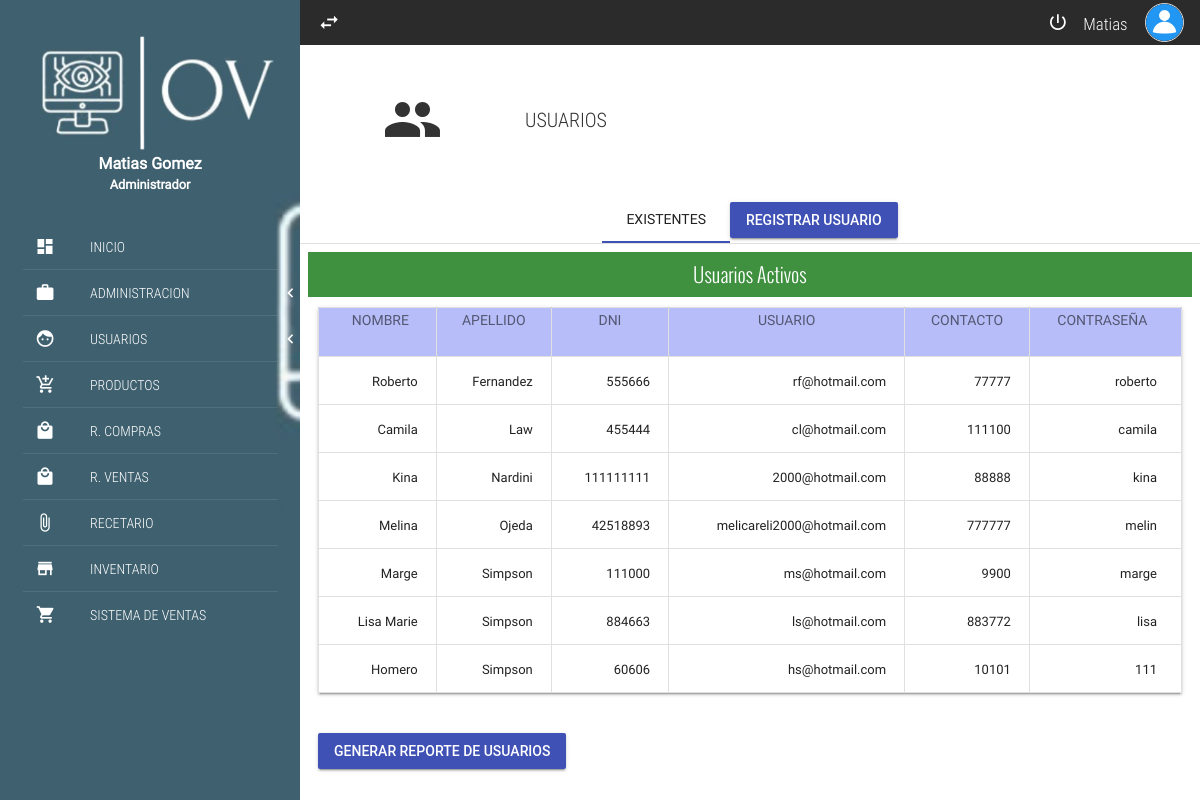
/SFI-V2-master/users.php (signed in), run on the app's committed database.
### tables this page shows
CREATE TABLE `usuario` (
  `DNI_U` int(11) NOT NULL,
  `ID_JER` int(11) NOT NULL,
  `ID_PROV` int(11) NOT NULL,
  `CONTRASENA` varchar(15) NOT NULL,
  `NOMBRE` varchar(20) NOT NULL,
  `APELLIDO` varchar(20) NOT NULL,
  `USUARIO` varchar(30) NOT NULL,
  `CONTACTO` int(11) NOT NULL,
  `DOMICILIO` varchar(40) NOT NULL,
  `CIUDAD` varchar(40) NOT NULL,
  `Disponibilidad` int(11) NOT NULL
);

### SFI-V2-master/funciones/mostrarUser.php (called while the page is built)
<?php
function ListarUsuarios($vConexion) {
    $Listado=array();
    $SQL = "SELECT u.nombre, u.apellido, u.DNI_U, u.usuario, u.contacto, u.Disponibilidad, u.Contrasena
    FROM usuario u, jerarquia j
    WHERE u.id_jer=j.id_jer AND u.id_jer = 2
    ORDER BY u.apellido ASC";
     $rs = mysqli_query($vConexion, $SQL);
     $i=0;
    while ($data = mysqli_fetch_array($rs)) {
            $Listado[$i]['NOM_U'] = $data['nombre'];
            $Listado[$i]['APE_U'] = $data['apellido'];
            $Listado[$i]['DNIuser'] = $data['DNI_U'];
            $Listado[$i]['USER'] = $data['usuario'];
            $Listado[$i]['CON_U'] = $data['contacto'];
            $Listado[$i]['DISPO_U'] = $data['Disponibilidad'];
            $Listado[$i]['CONTRA_U'] = $data['Contrasena'];
            $i++;
    }
    return $Listado;
}
?>

### SFI-V2-master/users.php (the view, shortened to what this page needs)
<?php
$MiConexion=ConexionBD();
require_once 'funciones/mostrarUser.php';
$ListadoUser = ListarUsuarios($MiConexion);
$CantidadUsers = count($ListadoUser);
 ?>
<!DOCTYPE html>
<html lang="es">
<head>
	<link rel="stylesheet" href="css/normalize.css">
	<link rel="stylesheet" href="css/sweetalert2.css">
	<link rel="stylesheet" href="css/material.min.css">
	<link rel="stylesheet" href="css/material-design-iconic-font.min.css">
	<link rel="stylesheet" href="css/jquery.mCustomScrollbar.css">
	<link rel="stylesheet" href="css/main.css">
</head>
<body>
<?php require_once 'inc/barralateral.inc.php';  ?>
	<section class="full-width pageContent">
		<?php require_once 'inc/barranav.inc.php'; ?>
		<section class="full-width header-well">
			<div class="full-width header-well-icon">
				<i class="zmdi zmdi-accounts"></i>
			</div>
			<div class="full-width header-well-text">
				<p class="text-condensedLight">
					USUARIOS
				</p>
			</div>
		</section>
		<div class="mdl-tabs mdl-js-tabs mdl-js-ripple-effect">
			<div class="mdl-tabs__tab-bar">
				<a href="#tabListClient" class="mdl-tabs__tab is-active">EXISTENTES</a>
				<div class="panel-tittle text-center"><a href="registrarusuario.php" class="mdl-button mdl-js-button mdl-button--raised mdl-button--colored">REGISTRAR USUARIO</a></div>
			</div>
			<div class="mdl-tabs__panel is-active" id="tabListClient">
				<div class="mdl-grid">
							<div class="full-width panel-tittle bg-success text-center tittles">
								Usuarios Activos
							</div>
							<div class="full-width panel-content">
					<table id="miTabla" cellpadding="100" cellspacing="100" border="3" class="mdl-data-table mdl-js-data-table mdl-shadow--2dp full-width table-responsive-scroll">
							<thead>
							<tr class="color">
								<th onclick="sortTable(0, this)"><p class="text-center">NOMBRE</p></th>
								<th onclick="sortTable(1, this)"><p class="text-center">APELLIDO</p></th>
								<th onclick="sortTable(2, this)"><p class="text-center">DNI</p></th>
								<th onclick="sortTable(3, this)"><p class="text-center">USUARIO</p></th>
								<th onclick="sortTable(4, this)"><p class="text-center">CONTACTO</p></th>
								 <?php if ($_SESSION['Usuario_id_jer'] == 1 || $_SESSION['Usuario_id_jer'] == 4) { ?>
								<th onclick="sortTable(4, this)"><p class="text-center">CONTRASEÑA</p></th>
								<?php } ?>
							</tr>
						</thead>
						<tbody>
						<?php
							for ($i = 0; $i < $CantidadUsers; $i++) { ?>
						<?php	if ($ListadoUser[$i]['DISPO_U'] != 0) {  ?>
								<tr>
											<td ><?php echo $ListadoUser[$i]['NOM_U']; ?></td>
											<td ><?php echo $ListadoUser[$i]['APE_U']; ?></td>
											<td ><?php echo $ListadoUser[$i]['DNIuser']; ?></td>
											<td ><?php echo $ListadoUser[$i]['USER']; ?></td>
											<td ><?php echo $ListadoUser[$i]['CON_U']; ?></td>
											<?php if ($_SESSION['Usuario_id_jer'] == 1 || $_SESSION['Usuario_id_jer'] == 4) { ?>
								<td ><?php echo $ListadoUser[$i]['CONTRA_U']; ?></td>
								<?php } ?>
									</tr>
								<?php } ?>
								<?php } ?>
									</div>
<br>
<br>
<button onclick="window.open('Reportes/reporteUser.php', '_blank')" class="mdl-button mdl-js-button mdl-button--raised mdl-button--colored">Generar reporte de usuarios</button>
<br>
<br>
								</div>
							</div>
						</div>
	</section>
</body>
</html>

### SFI-V2-master/css/main.css (style rules this page uses)
:root { --color-text: #3F51B5; --primary-color: #2B2B2C; --acent-color: #DB763B; }
html, body { width: 100%; height: 100%; margin: 0; padding: 0; font-size: 16px; font-family: "RobotoRegular"; position: relative; background-color: blueviolet; }
.text-condensedLight { font-family: "RobotoCondensedLight"; }
.text-center { text-align: center; }
.tittles { font-family: "OswaldLight"; }
.panel-tittle { height: 45px; display: block; line-height: 45px; color: #fff; font-size: 20px; }
.panel-content { display: block; padding: 10px; }
.header-well, .header-well-icon, .header-well-text { min-height: 150px; height: auto; }
.header-well { position: relative; }
.header-well-icon, .header-well-text { position: absolute; top: 0; color: #333; }
.header-well-icon { left: 0; width: 25%; }
.header-well-icon i, .header-well-text p { position: absolute; top: 50%; display: block; width: 100%; transform: translateY(-50%); }
.header-well-icon i { text-align: center; font-size: 60px; }
.header-well-text { right: 0; width: 75%; }
.header-well-text p { font-size: 20px; margin: 0; padding: 0; }
.bg-success { background-color: #3f903f !important; }
.pageContent { padding-left: 300px; width: 100%; height: 100%; overflow: hidden; z-index: 77; background-color: #fff; transition: all .3s ease-in-out; }

### SFI-V2-master/users.php (style rules this page uses)
.table-responsive-scroll { max-height: 700px; overflow-y: auto; }
.color { background-color: #b6bdf8; }

### data on the page
usuario: NOMBRE "Roberto", APELLIDO "Fernandez", DNI_U "555666", USUARIO "rf@hotmail.com", CONTACTO "77777", CONTRASENA "roberto"
usuario: NOMBRE "Camila", APELLIDO "Law", DNI_U "455444", USUARIO "cl@hotmail.com", CONTACTO "111100", CONTRASENA "camila"
usuario: NOMBRE "Kina", APELLIDO "Nardini", DNI_U "111111111", USUARIO "2000@hotmail.com", CONTACTO "88888", CONTRASENA "kina"
usuario: NOMBRE "Melina", APELLIDO "Ojeda", DNI_U "42518893", USUARIO "melicareli2000@hotmail.com", CONTACTO "777777", CONTRASENA "melin"
usuario: NOMBRE "Marge", APELLIDO "Simpson", DNI_U "111000", USUARIO "ms@hotmail.com", CONTACTO "9900", CONTRASENA "marge"
usuario: NOMBRE "Lisa Marie", APELLIDO "Simpson", DNI_U "884663", USUARIO "ls@hotmail.com", CONTACTO "883772", CONTRASENA "lisa"
usuario: NOMBRE "Homero", APELLIDO "Simpson", DNI_U "60606", USUARIO "hs@hotmail.com", CONTACTO "10101", CONTRASENA "111"

### other printed values
$_SESSION['Usuario_Nombre'] "Matias"
$_SESSION['Usuario_Apellido'] "Gomez"
$_SESSION['Usuario_Jerarquia'] "Administrador"
